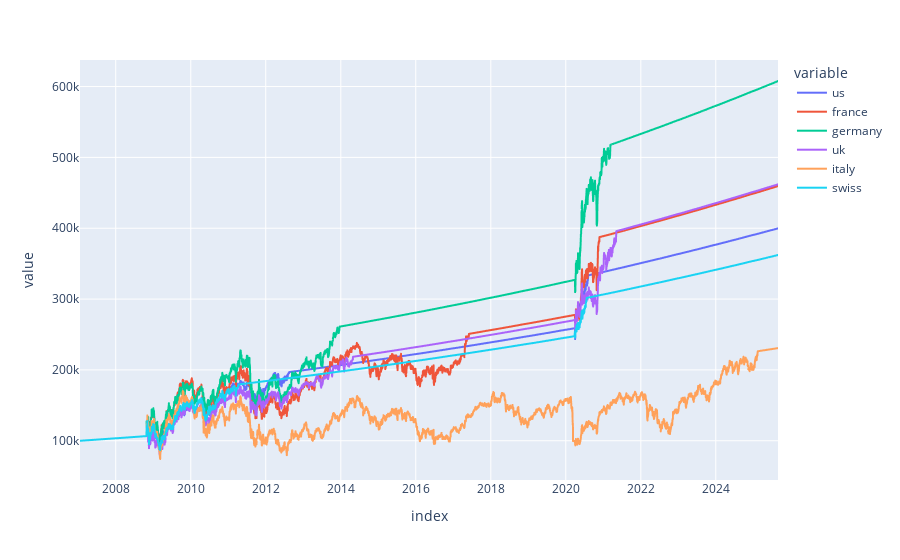

This figure's notebook cell:
### Code cell
px.line(pd.DataFrame(ptf_results))

### Figure 1 — Plotly figure (JSON) as saved in the notebook; plotly's stock layout.template omitted (floating-point values rounded to 4 significant figures; data arrays with more than 128 entries replaced by an {"elided": "..."} marker saying what was removed)
{"data": [{"hovertemplate": "variable=us<br>index=%{x}<br>value=%{y}<extra></extra>", "legendgroup": "us", "line": {"color": "#636efa", "dash": "solid"}, "marker": {"symbol": "circle"}, "mode": "lines", "name": "us", "showlegend": true, "type": "scattergl", "x": {"elided": "4685 str values"}, "xaxis": "x", "y": {"elided": "4685 float values"}, "yaxis": "y"}, {"hovertemplate": "variable=france<br>index=%{x}<br>value=%{y}<extra></extra>", "legendgroup": "france", "line": {"color": "#EF553B", "dash": "solid"}, "marker": {"symbol": "circle"}, "mode": "lines", "name": "france", "showlegend": true, "type": "scattergl", "x": {"elided": "4685 str values"}, "xaxis": "x", "y": {"elided": "4685 float values"}, "yaxis": "y"}, {"hovertemplate": "variable=germany<br>index=%{x}<br>value=%{y}<extra></extra>", "legendgroup": "germany", "line": {"color": "#00cc96", "dash": "solid"}, "marker": {"symbol": "circle"}, "mode": "lines", "name": "germany", "showlegend": true, "type": "scattergl", "x": {"elided": "4685 str values"}, "xaxis": "x", "y": {"elided": "4685 float values"}, "yaxis": "y"}, {"hovertemplate": "variable=uk<br>index=%{x}<br>value=%{y}<extra></extra>", "legendgroup": "uk", "line": {"color": "#ab63fa", "dash": "solid"}, "marker": {"symbol": "circle"}, "mode": "lines", "name": "uk", "showlegend": true, "type": "scattergl", "x": {"elided": "4685 str values"}, "xaxis": "x", "y": {"elided": "4685 float values"}, "yaxis": "y"}, {"hovertemplate": "variable=italy<br>index=%{x}<br>value=%{y}<extra></extra>", "legendgroup": "italy", "line": {"color": "#FFA15A", "dash": "solid"}, "marker": {"symbol": "circle"}, "mode": "lines", "name": "italy", "showlegend": true, "type": "scattergl", "x": {"elided": "4685 str values"}, "xaxis": "x", "y": {"elided": "4685 float values"}, "yaxis": "y"}, {"hovertemplate": "variable=swiss<br>index=%{x}<br>value=%{y}<extra></extra>", "legendgroup": "swiss", "line": {"color": "#19d3f3", "dash": "solid"}, "marker": {"symbol": "circle"}, "mode": "lines", "name": "swiss", "showlegend": true, "type": "scattergl", "x": {"elided": "4685 str values"}, "xaxis": "x", "y": {"elided": "4685 float values"}, "yaxis": "y"}], "layout": {"legend": {"title": {"text": "variable"}, "tracegroupgap": 0}, "margin": {"t": 60}, "xaxis": {"anchor": "y", "domain": [0, 1], "title": {"text": "index"}}, "yaxis": {"anchor": "x", "domain": [0, 1], "title": {"text": "value"}}}}
